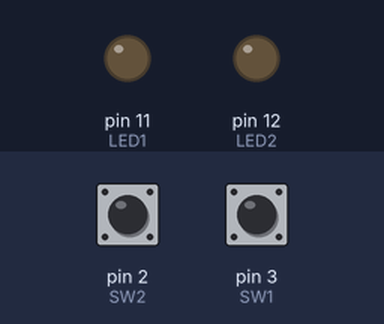
A sketch run on a simulated Arduino Uno, built with avr-gcc and run on an emulated ATmega328P. Shown: output pins drawn as LEDs (lit = HIGH). The test bench sets the inputs (shaded band); at power-on: pin 2 (SW2) HIGH, pin 3 (SW1) HIGH.

Above: at 1.2 s.
1.3 s: pin 2 (SW2) pulled LOW for 0.15 s
At 2.7 s:
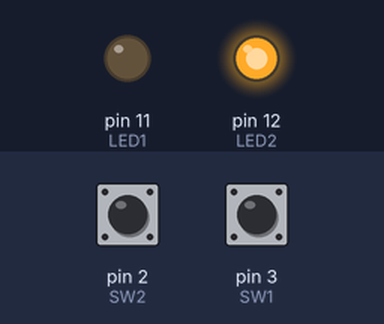
4.4 s: pin 3 (SW1) pulled LOW for 0.15 s
At 5.0 s:
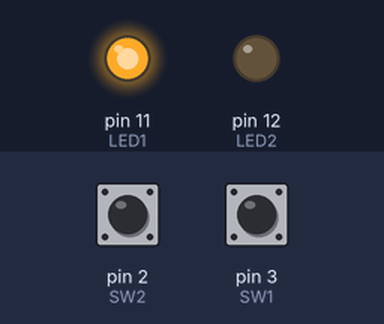
7.5 s: pin 3 (SW1) pulled LOW for 1 s
At 10.1 s:
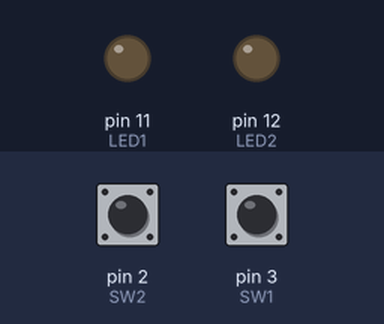
11.0 s: pin 3 (SW1) pulled LOW for 3.2 s
At 11.3 s:
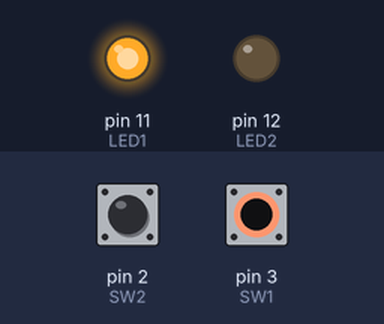
16.5 s: pin 2 (SW2) driven LOW and pin 3 (SW1) driven LOW
At 19.4 s:
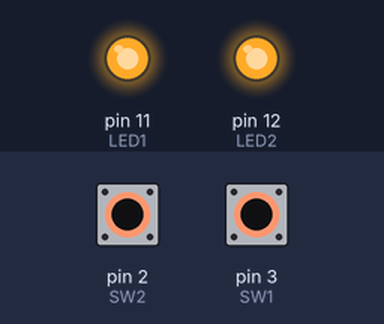
Timing chart, 0 to 20.5 s (numbered marks = the images above; inputs shaded):
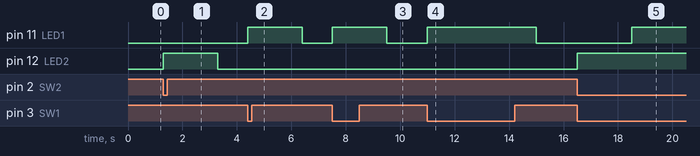

The sketch:

3-8.ino
```cpp
#define LED1 11
#define LED2 12
#define SW1 3
#define SW2 2
void setup() {
  // put your setup code here, to run once:
  pinMode(LED1, OUTPUT);
  pinMode(SW1, INPUT_PULLUP);
  pinMode(LED2, OUTPUT);
  pinMode(SW2, INPUT_PULLUP);
}

void loop() {
  // put your main code here, to run repeatedly:
  int sw_in1;
  sw_in1 = digitalRead(SW1);
  int sw_in2;
  sw_in2 = digitalRead(SW2);
  if(sw_in1==LOW)
  {
    digitalWrite(LED1, HIGH);
    delay(2000);
    digitalWrite(LED2, LOW);
  }
  else
    digitalWrite(LED1, LOW);
  if(sw_in2==LOW)
  {
    digitalWrite(LED2, HIGH);
    delay(2000);
    digitalWrite(LED1, LOW);
  }
  else
    digitalWrite(LED2, LOW);
}
```

Measured:
- after the input at 1.3 s, pin 12 (LED2): LOW → HIGH at once, → LOW 2.0 s later
- after the input at 4.4 s, pin 11 (LED1): LOW → HIGH at once, → LOW 2.0 s later
- after the input at 7.5 s, pin 11 (LED1): LOW → HIGH at once, → LOW 2.0 s later
- after the input at 11.0 s, pin 11 (LED1): LOW → HIGH at once, → LOW 4.0 s later
- after the input at 16.5 s, pin 11 (LED1): LOW → HIGH after 2.0 s; pin 12 (LED2): LOW → HIGH at once
